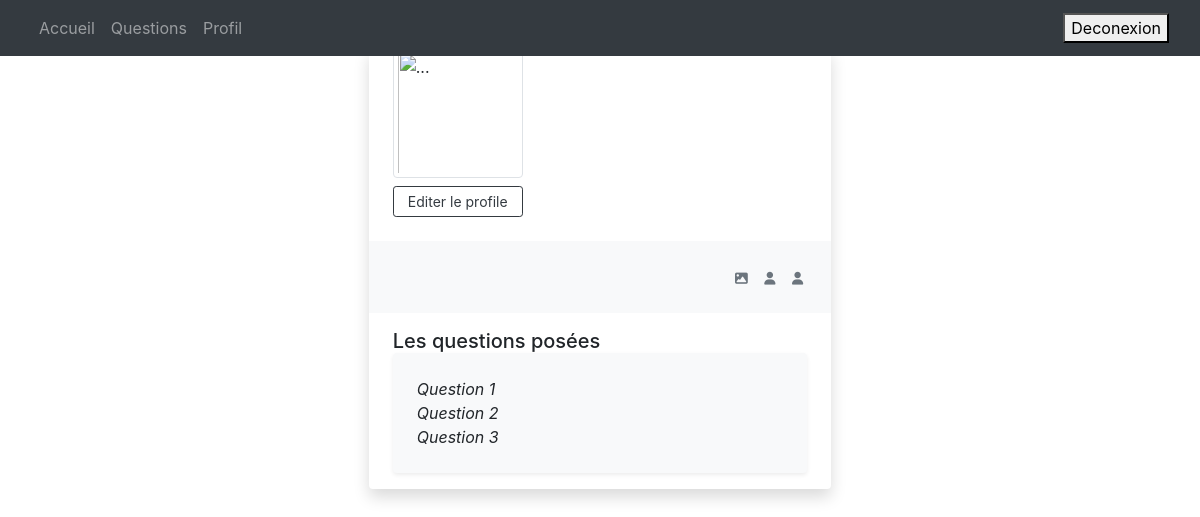
The page /Page_profile.php on the database as committed earlier.
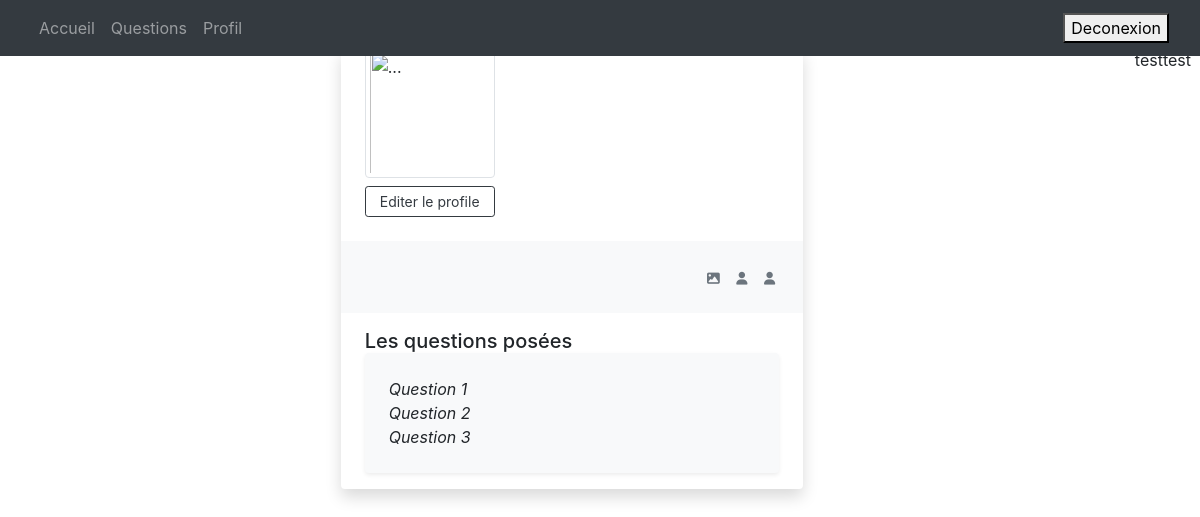
The same page on the database as committed later.
### tables this page shows
CREATE TABLE IF NOT EXISTS `utilisateurs` (
  `idUtilisateurs` int NOT NULL AUTO_INCREMENT,
  `pseudoUtilisateur` varchar(255) DEFAULT NULL,
  `emailUtilisateur` varchar(255) DEFAULT NULL,
  `mot_de_passeUtilisateur` varchar(255) DEFAULT NULL,
  `avatarUtilisateur` varchar(255) DEFAULT NULL,
  `genreUtilisateur` varchar(255) DEFAULT NULL,
  `date_inscription` datetime DEFAULT NULL,
  `roleUtilisateur` varchar(255) DEFAULT NULL,
  PRIMARY KEY (`idUtilisateurs`)
);

### Page_profile.php (the view, shortened to what this page needs)
<?php
    require("header.php");
?>
<div class="row py-5 px-4">
    <div class="col-md-5 mx-auto">
        <div class="bg-white shadow rounded overflow-hidden">
            <div class="px-4 pt-0 pb-4 cover">
                <div class="media align-items-end profile-head">
                    <div class="profile mr-3"><img src="photo.png" alt="..." width="130" class="rounded mb-2 img-thumbnail"><a href="#" class="btn btn-outline-dark btn-sm btn-block">Editer le profile</a></div>
                    <div class="media-body mb-5 text-white">
                        <h4 class="mt-0 mb-0">"Le nom"</h4><i class="fas fa-map-marker-alt mr-2"></i>
                    </div>
                </div>
            </div>
            <div class="bg-light p-4 d-flex justify-content-end text-center">
                <ul class="list-inline mb-0">
                    <li class="list-inline-item">
                        <h5 class="font-weight-bold mb-0 d-block"></h5><small class="text-muted"> <i class="fas fa-image mr-1"></i></small>
                    </li>
                    <li class="list-inline-item">
                        <h5 class="font-weight-bold mb-0 d-block"></h5><small class="text-muted"> <i class="fas fa-user mr-1"></i></small>
                    </li>
                    <li class="list-inline-item">
                        <h5 class="font-weight-bold mb-0 d-block"></h5><small class="text-muted"> <i class="fas fa-user mr-1"></i></small>
                    </li>
                </ul>
            </div>
            <div class="px-4 py-3">
                <h5 class="mb-0">Les questions posées</h5>
                <div class="p-4 rounded shadow-sm bg-light">
                    <p class="font-italic mb-0">Question 1</p>
                    <p class="font-italic mb-0">Question 2</p>
                    <p class="font-italic mb-0">Question 3</p>
                </div>
            </div>
        </div>
    </div>
    <?php
        $co = connexionBdd();
        $utilisateur = $co->query("SELECT * FROM utilisateurs");
        while ($donnees = $utilisateur->fetch())
        {
        echo($donnees["mot_de_passeUtilisateur"]);
        }
    ?>
</div>
</body>
</html>

Rows that differ between the two databases and show on the page:
added utilisateurs: mot_de_passeUtilisateur "test"
added utilisateurs: mot_de_passeUtilisateur "test"
